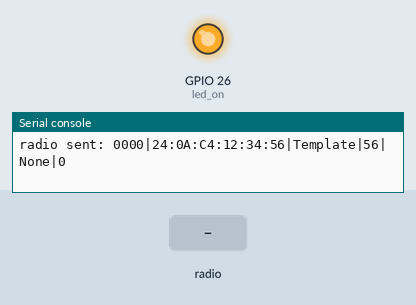
Recording of a program running on a simulated ESP32 board running MicroPython. On the bench: output pins drawn as LEDs (lit = HIGH), the last lines printed to the serial console. The test bench sets the inputs (shaded band). No radio messages arrive unless stated (any console line starting 'radio sent:' is added by the test bench).

Above: at 0.06 s.
At 1.2 s:
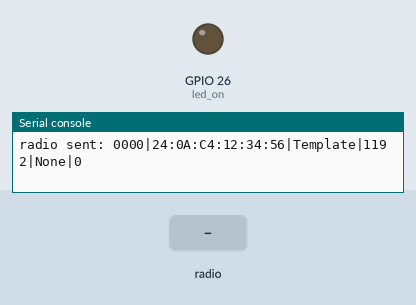
1.3 s: radio message "1" arrives
Timing chart, 0 to 4.3 s (numbered marks = the images above; inputs shaded):
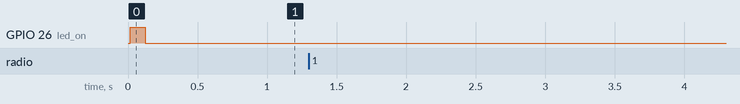

The program:

smarthome_sensor_template.py
```python
# Smart Home sensor program
# MicroPython and ESP32 https://docs.micropython.org/en/latest/esp32/quickref.html
# https://docs.micropython.org/en/latest/library/espnow.html

import network
import espnow

from machine import ADC, Pin
import time

# Modules specific to this program
import smarthome_misc as misc

########################################
# OWN MODULES
from adc_sub import ADC_substitute

########################################
# CONFIGURATION
dashboard_mac_address = b'\xA1\xB2\xC3\xD4\xE5\xF6' # MAC address of dashboard (Educaboard). Byte string format!

# Sensor
sensor_id = "Template"                 # The sensor ID
pin_sensor_1 = 32                      # The sensor GPIO input pin 1
pin_sensor_2 = 33                      # The sensor GPIO input pin 2

# Battery
pin_battery = 34                       # The battery measurement input pin, ADC1_6

# On LED
pin_led_on = 26                        # The on indicator LED output pin
led_on_duration_on = 100               # The on duration of the on LED
led_on_duration_off = 10000            # The off duration of the on LED
########################################
# OBJECTS
# ESP-NOW
sta = network.WLAN(network.STA_IF)     # Or network.AP_IF
sta.active(True)                       # WLAN interface must be active to send()/recv()

en = espnow.ESPNow()                   # ESP-NOW object
en.active(True)                        # Make ESP-NOW active

# Sensor
sensor = Pin(pin_sensor_1, Pin.IN)

# Battery
battery = ADC_substitute(pin_battery)  # The battery object
ip1 = 1234                             # Insert own measured value here when the battery is fully discharged
ip2 = 3210                             # Insert own measured value here when the battery is fully charged
bp1 = 0                                # Battery percentage when fully discharged
bp2 = 100                              # Battery percentage when fully charged
alpha = (bp2 - bp1) / (ip2 - ip1)      # alpha is the slope in the first degree equation bp = alpha * input + beta
beta = bp1 - alpha * ip1               # beta is the crossing point on the y axis

# On LED
led_on = Pin(pin_led_on, Pin.OUT)      # The on LED object

########################################
# VARIABLES
# Previous values
prev_sensor_value = -999               # The previous value from the sensor
prev_bat_pct = -1                      # The previous battery percentage value

next_time_led_on = 0                   # Non blocking on LED flow control
########################################
# FUNCTIONS
def get_battery_percentage():          # The battery voltage percentage
    pass

def blink_led_on():
    global next_time_led_on

    if time.ticks_diff(time.ticks_ms(), next_time_led_on) > 0:
        value = led_on.value()
        if value == 1:
            led_on.value(0)
            next_time_led_on = time.ticks_ms() + led_on_duration_off
        else:
            led_on.value(1)
            next_time_led_on = time.ticks_ms() + led_on_duration_on


def pack_data(mac, sid, bp, val):
    string = "0000"                    # The frame version number, four digits
    string += '|' + mac
    string += '|' + sid
    string += '|' + str(time.ticks_ms())
    string += '|' + str(bp)
    string += '|' + str(val)

    return string

########################################
# PROGRAM

# INITIALIZATION
sensor_mac_address = misc.get_mac_address() # MAC address

# ESP-NOW
en.add_peer(dashboard_mac_address)     # Must add_peer() before send()
en.send(dashboard_mac_address, sensor_id + " ready", False)

print(sensor_id + ", " + sensor_mac_address + ", ready")

# MAIN (super loop)
while True:
    # Measure the battery percentage
    bat_pct = get_battery_percentage()

    # Check the sensor
    sensor_value = 0                   # Replace with the specific way to interface with the sensor here

    # Send data if there is a change (this principle saves power)
    if bat_pct == prev_bat_pct or sensor_value != prev_sensor_value:
        data_string = pack_data(sensor_mac_address, sensor_id, bat_pct, sensor_value)

        print("Sending: " + data_string)
        try:
            en.send(dashboard_mac_address, data_string, False)
        except ValueError as e:
            print("Error sending the message: " + str(e))

        # Update the previous values for use next time
        prev_bat_pct = bat_pct
        prev_sensor_value = sensor_value

    # Check to see if there is a message
    host, msg = en.recv(10)
    if msg:
        msg = msg.decode("utf-8")
        print(msg)
        #Do something useful here

    # Blink on LED
    blink_led_on()
```

smarthome_misc.py
```python
#######################################
# IMPORTS for all
from machine import ADC, Pin, PWM

import network

########################################
# OBJECTS
adc_lmt84 = ADC(Pin(35))
adc_lmt84.atten(ADC.ATTN_2_5DB)        # 100 mV to 1,25 V, i.e. from about -40 °C and up to the maximum temperature for the LMT84
# LMT84 datasheet
# V = (-5.50 mV/°C) T + 1035 mV
# T = (V - 1035 mV) / (-5.5 mV/°C)
alpha = 0                              # Temperature coefficients
beta = 0                               # temp = alpha * ADC_value + beta
########################################
# FUNCTIONS

# Convert a MAC address from a byte string to a string
def mac_addr_bytestr_to_str(bstr):
    string = ("%02X:%02X:%02X:%02X:%02X:%02X") % (bstr[0], bstr[1], bstr[2], bstr[3], bstr[4], bstr[5])

    return string


# Returns the MAC address A simple function returning the devices' MAC address in a
def get_mac_address():

    wlan = network.WLAN(network.STA_IF)# The WLAN object for a station. Use AP_IS for an access point
    wlan.active(True)                  # Activate the WLAN

    if wlan.active():                  # Check if the WLAN is active
        mac_address =  wlan.config("mac")  # Returns the MAC address in six bytes
        mac_string = mac_addr_bytestr_to_str(mac_address)
    else:
        mac_string = "MAC address not found!"

    return mac_string

# Returns the onboard LMT84 temperature averaged over 64 measurements
def get_temperature():
    adc_val = 0
    for i in range (64):
        adc_val += adc_lmt84.read()
    adc_val = adc_val >> 6

    temp = alpha * adc_val + beta

    return temp

# Returns the onboard LMT84 ADC value averaged over 256 measurements
def get_temp_adc():
    adc_val = 0
    for i in range (256):
        adc_val += adc_lmt84.read()
    adc_val = adc_val >> 8

    return adc_val

# Set calibration values and calculate alpha and beta
def set_temp_calibration(temp1, adc1, temp2, adc2):
    global alpha
    global beta

    if adc1 == adc2:                  # Avoid divide by zero when adc1 = adc2
        adc1 -= 1

    alpha = (temp2 - temp1) / (adc2 - adc1)
    beta = temp2 - alpha * adc2        # or beta = temp1 - alpha * adc1

    print("LMT84: alpha: %f, beta: %f" % (alpha, beta))
```

adc_sub.py
```python
# An ESP32 ADC substituting library usable from 200 mV to 2,4 V
#
# This library mitigates some of the ESP32 ADC problems:
# - noise: by averaging over 256 measurement
# - 100 mV late start, and
# - non linearity: by using own formula
#
# The library uses a fixed attenuation of 11 dB and 12 bits

from machine import ADC, Pin

class ADC_substitute():

    __adc = None

    # ADC value to voltage first degree equation coefficients
    __alpha = 0.000838616
    __beta = 0.097068


    def __init__(self, pin_adc):
        self.__adc = ADC(Pin(pin_adc))
        self.__adc.atten(ADC.ATTN_11DB)
        self.__adc.width(ADC.WIDTH_12BIT)


    def read_adc(self):
        adc_val = 0
        for i in range(256):
            adc_val += self.__adc.read()
        adc_val = adc_val >> 8

        return adc_val


    def read_voltage(self):
        adc_val = self.read_adc()

        return self.__alpha * adc_val + self.__beta
```
